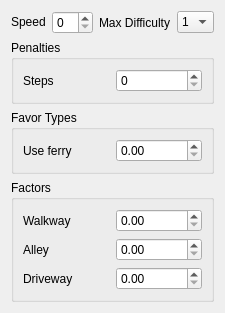
               <widget class="QWidget" name="tab_4">
                <attribute name="title">
                 <string>pedestrian</string>
                </attribute>
                <layout class="QGridLayout" name="gridLayout_13">
                 <item row="0" column="0">
                  <widget class="QLabel" name="label_30">
                   <property name="sizePolicy">
                    <sizepolicy hsizetype="Preferred" vsizetype="Fixed">
                     <horstretch>0</horstretch>
                     <verstretch>0</verstretch>
                    </sizepolicy>
                   </property>
                   <property name="text">
                    <string>Speed</string>
                   </property>
                  </widget>
                 </item>
                 <item row="0" column="2">
                  <widget class="QLabel" name="label_22">
                   <property name="toolTip">
                    <string>&lt;html&gt;&lt;head/&gt;&lt;body&gt;&lt;p&gt;&lt;span style=&quot; font-family:'-apple-system,BlinkMacSystemFont,Segoe UI,Helvetica,Arial,sans-serif,Apple Color Emoji,Segoe UI Emoji'; font-size:16px; color:#24292e; background-color:#ffffff;&quot;&gt;This value indicates the maximum difficulty of hiking trails that is allowed. Values between 0 and 6 are allowed. The values correspond to &lt;/span&gt;&lt;span style=&quot; font-family:'-apple-system,BlinkMacSystemFont,Segoe UI,Helvetica,Arial,sans-serif,Apple Color Emoji,Segoe UI Emoji'; font-size:16px; font-style:italic; color:#24292e; background-color:#ffffff;&quot;&gt;sac_scale&lt;/span&gt;&lt;span style=&quot; font-family:'-apple-system,BlinkMacSystemFont,Segoe UI,Helvetica,Arial,sans-serif,Apple Color Emoji,Segoe UI Emoji'; font-size:16px; color:#24292e; background-color:#ffffff;&quot;&gt; values within OpenStreetMap, see reference &lt;/span&gt;&lt;a href=&quot;https://wiki.openstreetmap.org/wiki/Key:sac_scale&quot;&gt;&lt;span style=&quot; font-family:'-apple-system,BlinkMacSystemFont,Segoe UI,Helvetica,Arial,sans-serif,Apple Color Emoji,Segoe UI Emoji'; font-size:16px; color:#0366d6; background-color:#ffffff;&quot;&gt;here&lt;/span&gt;&lt;/a&gt;&lt;span style=&quot; font-family:'-apple-system,BlinkMacSystemFont,Segoe UI,Helvetica,Arial,sans-serif,Apple Color Emoji,Segoe UI Emoji'; font-size:16px; color:#24292e; background-color:#ffffff;&quot;&gt;. The default value is 1 which means that well cleared trails that are mostly flat or slightly sloped are allowed. Higher difficulty trails can be allowed by specifying a higher value for max_hiking_difficulty.&lt;/span&gt;</string>
                   </property>
                   <property name="text">
                    <string>Max Difficulty</string>
                   </property>
                  </widget>
                 </item>
                 <item row="0" column="3">
                  <widget class="QComboBox" name="pedestrian_max_hiking_difficulty">
                   <property name="currentText">
                    <string>1</string>
                   </property>
                   <item>
                    <property name="text">
                     <string>1</string>
                    </property>
                   </item>
                   <item>
                    <property name="text">
                     <string>2</string>
                    </property>
                   </item>
                   <item>
                    <property name="text">
                     <string>3</string>
                    </property>
                   </item>
                   <item>
                    <property name="text">
                     <string>4</string>
                    </property>
                   </item>
                   <item>
                    <property name="text">
                     <string>5</string>
                    </property>
                   </item>
                   <item>
                    <property name="text">
                     <string>6</string>
                    </property>
                   </item>
                  </widget>
                 </item>
                 <item row="0" column="1">
                  <widget class="QSpinBox" name="pedestrian_walking_speed"/>
                 </item>
                 <item row="3" column="0" colspan="4">
                  <widget class="QgsCollapsibleGroupBox" name="mGroupBox_10">
                   <property name="sizePolicy">
                    <sizepolicy hsizetype="Preferred" vsizetype="Fixed">
                     <horstretch>0</horstretch>
                     <verstretch>0</verstretch>
                    </sizepolicy>
                   </property>
                   <property name="title">
                    <string>Factors</string>
                   </property>
                   <property name="collapsed">
                    <bool>false</bool>
                   </property>
                   <property name="scrollOnExpand">
                    <bool>false</bool>
                   </property>
                   <property name="saveCollapsedState">
                    <bool>false</bool>
                   </property>
                   <layout class="QGridLayout" name="gridLayout_11">
                    <item row="0" column="0">
                     <widget class="QLabel" name="label_34">
                      <property name="text">
                       <string>Walkway</string>
                      </property>
                     </widget>
                    </item>
                    <item row="0" column="1">
                     <widget class="QDoubleSpinBox" name="pedestrian_walkway_factor">
                      <property name="maximum">
                       <double>10000.000000000000000</double>
                      </property>
                      <property name="singleStep">
                       <double>0.100000000000000</double>
                      </property>
                      <property name="value">
                       <double>0.000000000000000</double>
                      </property>
                     </widget>
                    </item>
                    <item row="1" column="0">
                     <widget class="QLabel" name="label_32">
                      <property name="text">
                       <string>Alley</string>
                      </property>
                     </widget>
                    </item>
                    <item row="1" column="1">
                     <widget class="QDoubleSpinBox" name="pedestrian_alley_factor">
                      <property name="maximum">
                       <double>10000.000000000000000</double>
                      </property>
                      <property name="singleStep">
                       <double>0.100000000000000</double>
                      </property>
                      <property name="value">
                       <double>0.000000000000000</double>
                      </property>
                     </widget>
                    </item>
                    <item row="2" column="0">
                     <widget class="QLabel" name="label_4">
                      <property name="text">
                       <string>Driveway</string>
                      </property>
                     </widget>
                    </item>
                    <item row="2" column="1">
                     <widget class="QDoubleSpinBox" name="pedestrian_driveway_factor">
                      <property name="maximum">
                       <double>10000.000000000000000</double>
                      </property>
                      <property name="singleStep">
                       <double>0.100000000000000</double>
                      </property>
                      <property name="value">
                       <double>0.000000000000000</double>
                      </property>
                     </widget>
                    </item>
                   </layout>
                  </widget>
                 </item>
                 <item row="2" column="0" colspan="4">
                  <widget class="QgsCollapsibleGroupBox" name="mGroupBox_9">
                   <property name="sizePolicy">
                    <sizepolicy hsizetype="Preferred" vsizetype="Fixed">
                     <horstretch>0</horstretch>
                     <verstretch>0</verstretch>
                    </sizepolicy>
                   </property>
                   <property name="title">
                    <string>Favor Types</string>
                   </property>
                   <property name="collapsed">
                    <bool>false</bool>
                   </property>
                   <property name="scrollOnExpand">
                    <bool>false</bool>
                   </property>
                   <property name="saveCollapsedState">
                    <bool>false</bool>
                   </property>
                   <layout class="QGridLayout" name="gridLayout_12">
                    <item row="0" column="0">
                     <widget class="QLabel" name="label_33">
                      <property name="text">
                       <string>Use ferry</string>
                      </property>
                     </widget>
                    </item>
                    <item row="0" column="1">
                     <widget class="QDoubleSpinBox" name="pedestrian_use_ferry">
                      <property name="maximum">
                       <double>1.000000000000000</double>
                      </property>
                      <property name="singleStep">
                       <double>0.010000000000000</double>
                      </property>
                      <property name="value">
                       <double>0.000000000000000</double>
                      </property>
                     </widget>
                    </item>
                   </layout>
                  </widget>
                 </item>
                 <item row="1" column="0" colspan="4">
                  <widget class="QgsCollapsibleGroupBox" name="mGroupBox_8">
                   <property name="sizePolicy">
                    <sizepolicy hsizetype="Preferred" vsizetype="Fixed">
                     <horstretch>0</horstretch>
                     <verstretch>0</verstretch>
                    </sizepolicy>
                   </property>
                   <property name="title">
                    <string>Penalties</string>
                   </property>
                   <property name="collapsed">
                    <bool>false</bool>
                   </property>
                   <property name="scrollOnExpand">
                    <bool>false</bool>
                   </property>
                   <property name="saveCollapsedState">
                    <bool>false</bool>
                   </property>
                   <layout class="QGridLayout" name="gridLayout_9">
                    <item row="0" column="0">
                     <widget class="QLabel" name="label_31">
                      <property name="text">
                       <string>Steps</string>
                      </property>
                     </widget>
                    </item>
                    <item row="0" column="1">
                     <widget class="QSpinBox" name="pedestrian_step_penalty">
                      <property name="maximum">
                       <number>1000</number>
                      </property>
                      <property name="value">
                       <number>0</number>
                      </property>
                     </widget>
                    </item>
                   </layout>
                  </widget>
                 </item>
                </layout>
               </widget>
